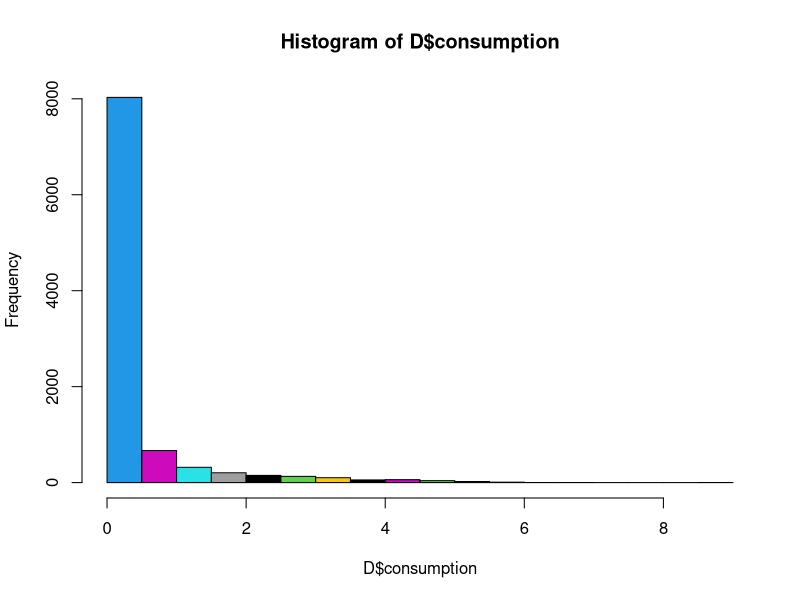
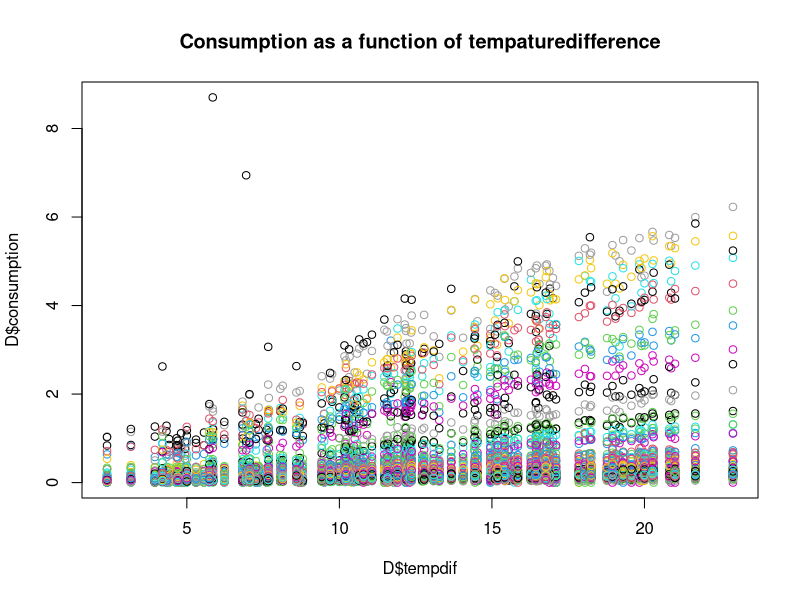
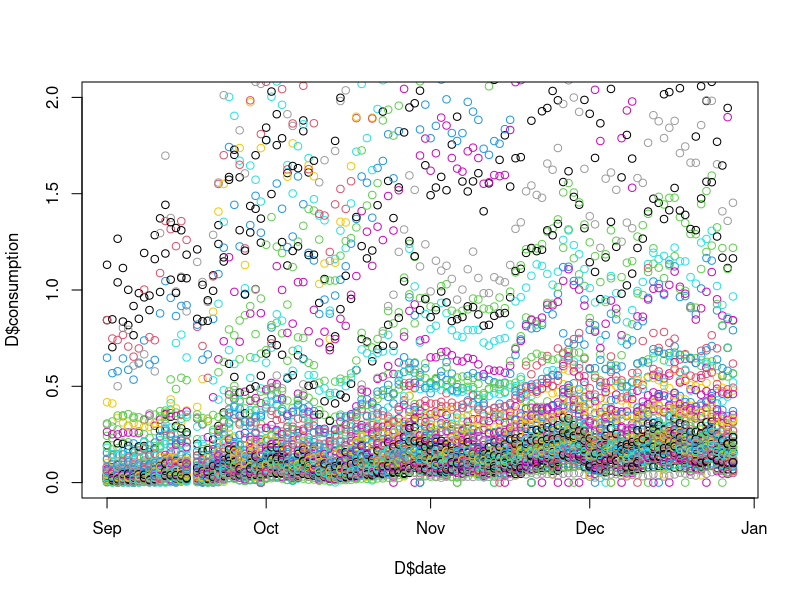
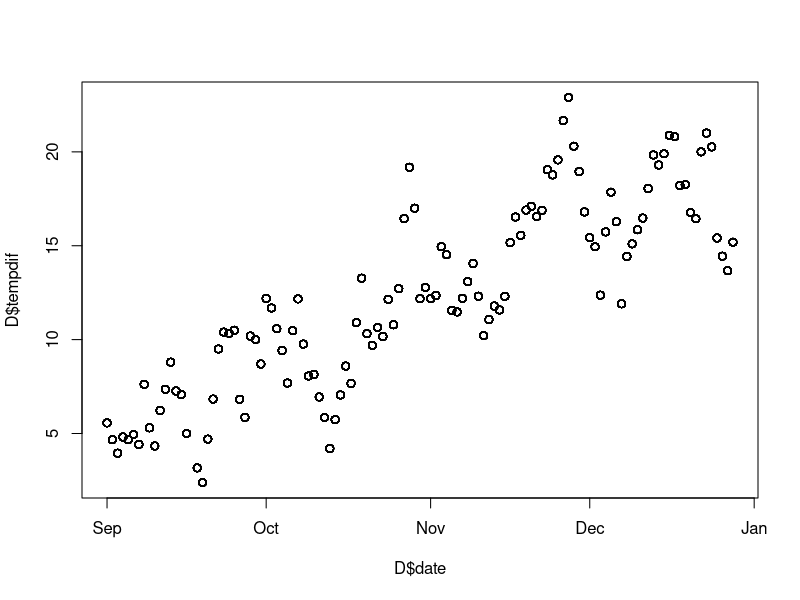
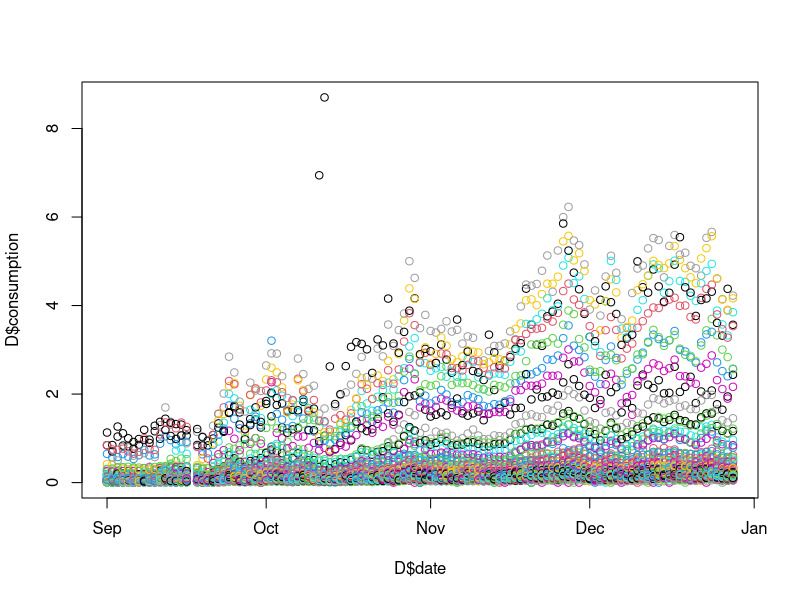
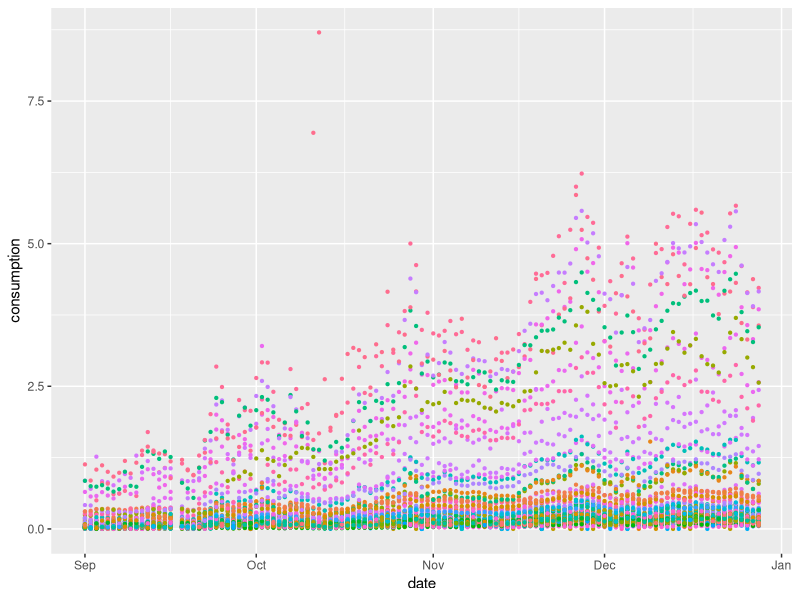
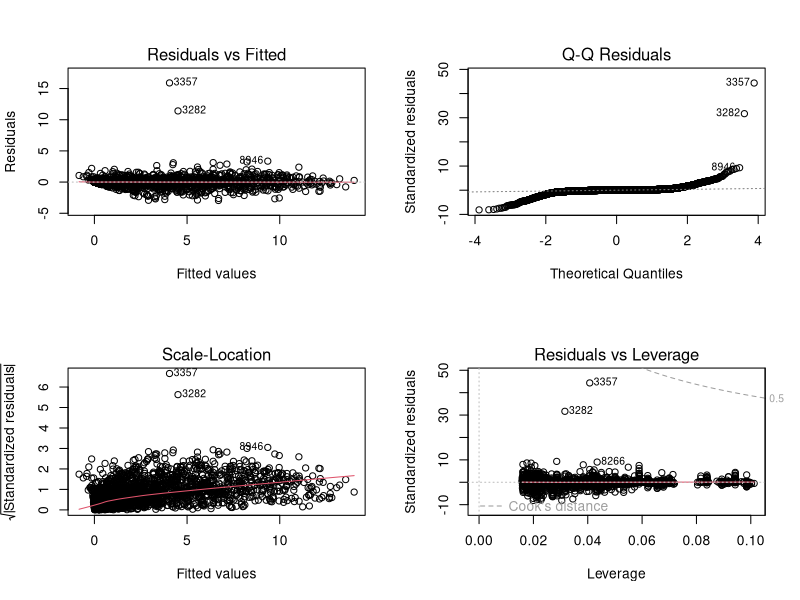
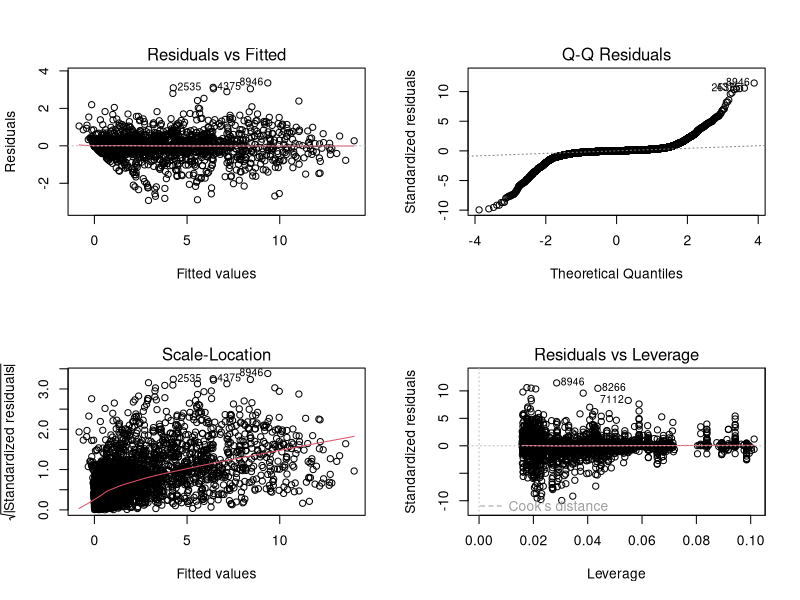

These figures' R source, in order: (Note: a time limit stopped this script after it produced the figures.)
#### Introduction ####
rm(list=ls())
library(tidyverse)
library(ggplot2)
library(car)
library(stringr)
library(xtable)

#### Loading the data ####
D <- read.csv("merged_data.csv", header=TRUE)

#### Changing the datatable #####
str(D)
D <- mutate(D,
                across(c(dir, cond, fog, rain, ID),factor)
)

D$date <- as.POSIXct(D$date, tz = "UTC")
str(D)

# Adding to temp difference column to the dataframe 
D$tempdif <- 21 - D$temp


#### Creating initalizing plots ####
# Pairplot of all variables 
#plot(D,col=D$ID,main="Pairsplot of dataframe")

# Histogram of consumptions in general 
hist(D$consumption,col=D$ID)

par(mfrow=c(1,1))
# Consumption as a function of temp ( slopes seem to depend on Ua (isolation))
#plot(D$consumption ~ D$temp, col=D$ID, main = "Consumption as a function of tempature")
plot(D$consumption ~ D$tempdif, col=D$ID, main = "Consumption as a function of tempaturedifference")
plot(D$consumption ~ D$date, ylim=c(0,2), col=D$ID)
plot(D$tempdif ~ D$date)
plot(D$consumption ~ D$date, col=D$ID)

ggplot(D,aes(x=date, y=consumption,col=ID)) + 
  geom_point(size=0.8) + theme(legend.position = "none") 
# shows date needs to be factorized in some sort of way


# Consumption as a function of hum 
#plot(D$consumption ~ D$hum, col=D$ID, main = "Consumption as a function of humidity")


# Box plot af consumption as a function of ID
#plot(D$consumption ~ D$ID, col=D$ID, main="Boxplot of consumption as a function of ID") 
#plot(D$consumption ~ D$ID, col=D$ID, main="Boxplot of consumption as a function of ID",ylim=c(0,1)) 

D <- select(D,!c("temp"))



# getting start/end_date int (mutating the date variable)
date <- mutate(D, dag=str_split_fixed(date,"-",3)[ ,3])
date <- mutate(date, start_or_end = ifelse(as.integer(dag)<15, "START","END")) %>% 
  mutate(start_or_end = factor(start_or_end))

# Trying one fit
#it <- lm(consumption~tempdif+ID+tempdif:start_or_end,date)
#Anova(fit)
#coplot(consumption ~ tempdif | start_or_end,date,col=date$ID)

# And another
#fit <- lm(consumption~tempdif+ID+tempdif:start_or_end +ID:tempdif:start_or_end,date)

#par(mfrow=c(2,2))
#plot(fit)

# Minimum model
mean_cons<- mean(D$consumption)
D <- mutate(date, std_cons=consumption/mean_cons)
D_no_clima <- select(D, ID,start_or_end, tempdif, std_cons)
fit <- lm(std_cons ~ .^4, D_no_clima)
drop1(fit,test="F")
new_fit <- step(fit, test="F",correlation = TRUE)
Anova(new_fit,correlation=TRUE)
drop1(new_fit)

# Looking for outliers
par(mfrow=c(2,2))
plot(new_fit)

# Removing outliers
remove <- c(3357,3282,3440)
D <- D[!(row.names(D) %in% remove ),]
D_no_clima<- D_no_clima[!(row.names(D_no_clima) %in% remove),]

fit <- lm(std_cons ~ (ID + start_or_end + tempdif)^4, D_no_clima)
par(mfrow=c(2,2))
plot(fit)
summary(fit)

# adding some clima
fit_clima <- step(update(fit, .~. + D$hum*D$wind_spd), test ="F")
anova(fit_clima, fit) # They are sig dif
AIC(fit_clima, fit) # fit_clima er bedre 
Anova(fit_clima)
plot(fit_clima)


########################################################
# Gammel stuff herfra
########################################################

# Adding MORE clima to the party
# with a maximum model
D_scope <- select(D, !c("date", "consumption","dag"))


fit_scope <- lm(std_cons~. ,D_scope)
new_fit <- step(fit_scope, scope = ~.^4 , k=log(nrow(D_scope)), test = "F")
#formula = std_cons ~ ID + hum + wind_spd + dir + vis + pressure + 
#  cond + tempdif + ID:tempdif + vis:tempdif + dir:pressure + 
#  dir:cond + pressure:cond + pressure:tempdif + hum:tempdif

# Makes no sense (but is significant)
f1 <- update(new_fit, .~. -hum:start_or_end)
Anova(new_fit)
f2 <- update(new_fit, .~. -tempdif:start_or_end )
Anova(new_fit)


summary(new_fit, correlation = T)

# dropping aliased coeff
nf <- update(.~.-dew_pt:tempdif,new_fit)



##########################################################ECTS

# Vi tager vis med da den er resultat af cond,fog og rain
par(mfrow=c(1,1))
Anova(lm(vis ~ cond + fog + rain,D))

f <- update(fit, .~. + D$wind_spd*D$dir)
Anova(f)

# Fog i not significant
f <- update(f, .~. + D$fog*D$wind_spd)
Anova(f)
f <- update(f, .~. -D$fog:D$wind_spd)
Anova(f)

# Rain
f <- update(f, .~. +D$rain)
Anova(f)

#
f <- update(f, .~. +D$vis)
Anova(f)

f <- update(f, .~. +D$rain*D$vis)
Anova(f)
